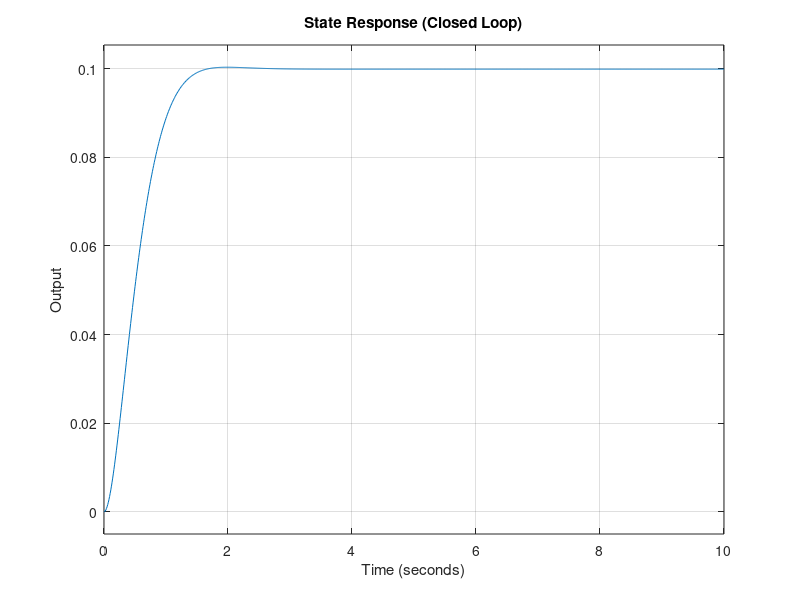

The MATLAB source for this figure:
clear; clc; close all;

A = [0 1; -0.5 -1];
B = [0;1];
C = [1 0];
D = 0;

sys = ss(A,B,C,D);

Q = diag([100 10]);
R = 1;

K = lqr(A,B,Q,R);

Acl = A - B*K;
sys_cl = ss(Acl,B,C,D);

t = 0:0.01:10;

figure
step(sys_cl,t)
grid on
title('State Response (Closed Loop)')
xlabel('Time (seconds)')
ylabel('Output')
